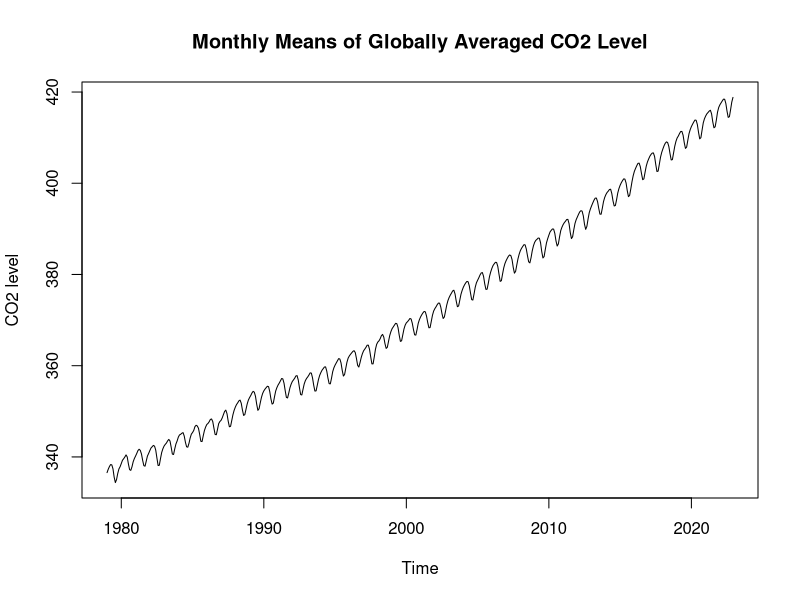
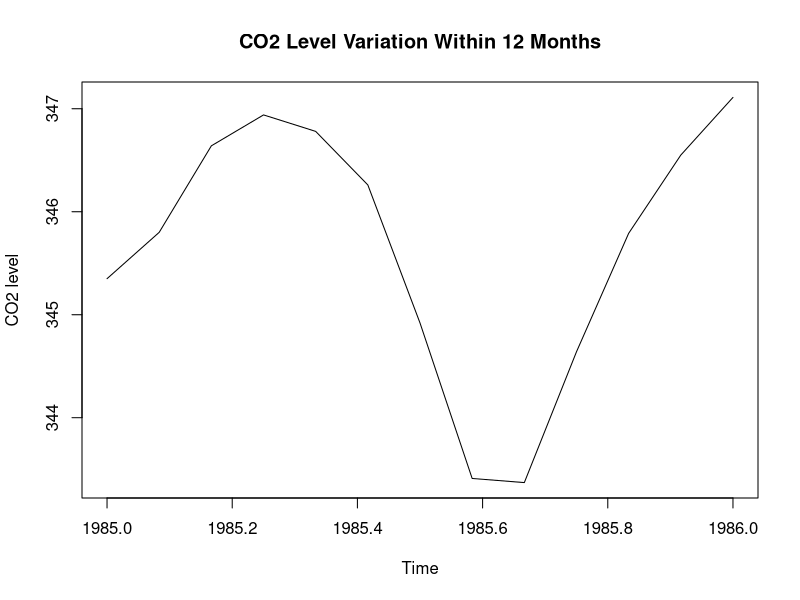
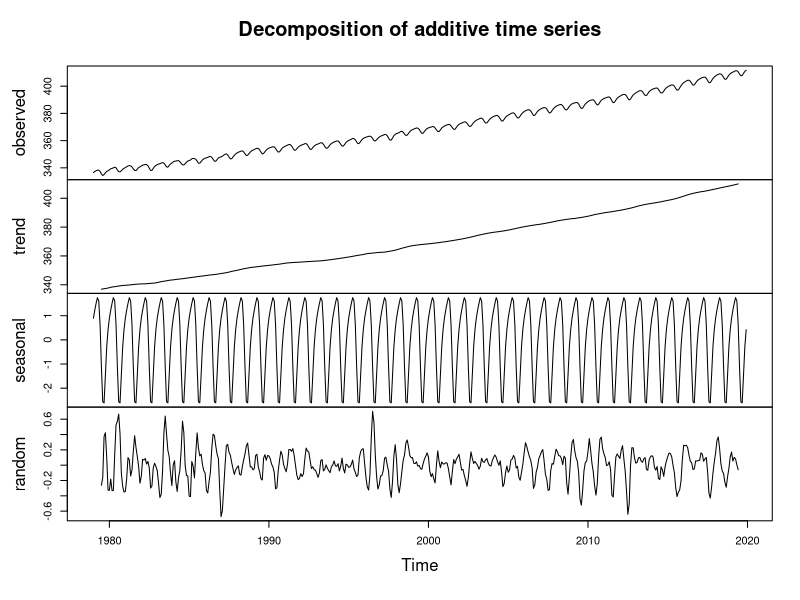
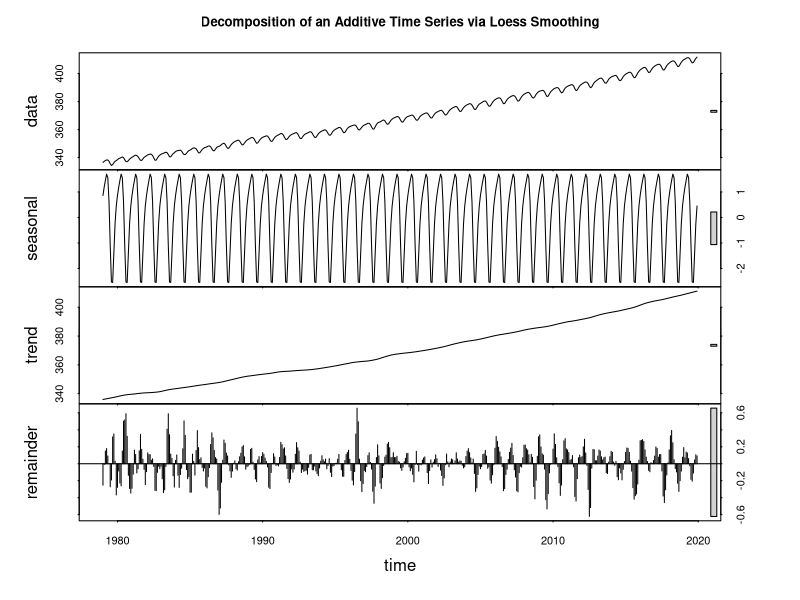
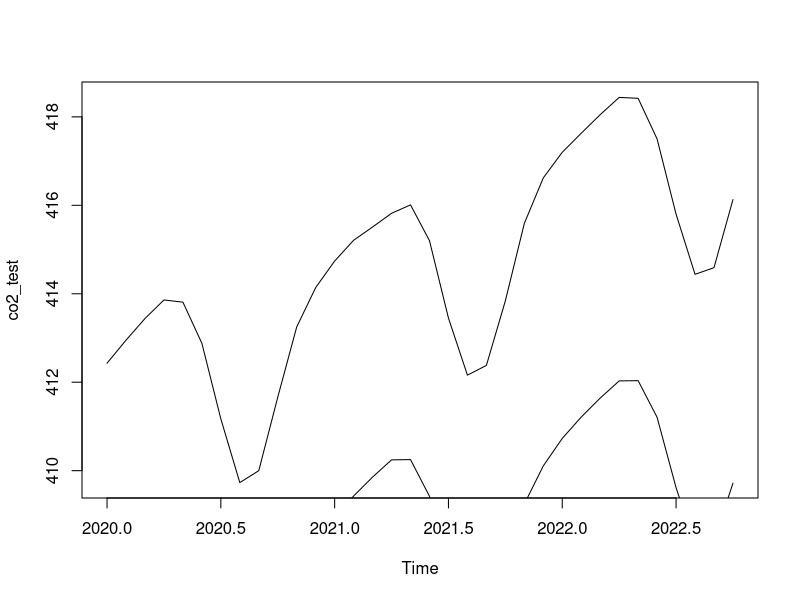

Generate these figures, in order, with R:
## ---- chunk 1
knitr::opts_chunk$set(echo = TRUE)
#if you do not have the package, type install.packages("name_of_the_package")
library(tidyverse)
library(knitr)
library(tseries)
library(zoo)
## ---- chunk 2
co2 <- read.csv("co2_mm_gl.csv", header = TRUE, skip = 55)
co2_ts <- ts(co2[,4], start = c(1979,1),frequency = 12)
plot(co2_ts,
     main = "Monthly Means of Globally Averaged CO2 Level",
     ylab = "CO2 level")
plot(window(co2_ts, start = c(1985,1),end = c(1986,1)),
     main = "CO2 Level Variation Within 12 Months",
     ylab = "CO2 level")
## ---- chunk 3
co2_train <- window(co2_ts,start = c(1979,1),end = c(2019,12),frequency = 12)
co2_test <- window(co2_ts, start = c(2020,1), end = c(2022,10), frequency = 12)

co2_train_decom <- decompose(co2_train, type = "additive")
plot(co2_train_decom)

co2_train_loess <- stl(co2_train,s.window = "periodic")
plot(co2_train_loess,
     main = "Decomposition of an Additive Time Series via Loess Smoothing")
## ---- chunk 4
# MA method
ma_trend <- co2_train_decom$trend
ma_seas <- co2_train_decom$seasonal
ma_error <- co2_train_decom$random
# Loess smoothing
loess_trend <- co2_train_loess$time.series[,"trend"]
loess_seas <- co2_train_loess$time.series[,"seasonal"]
loess_error <- co2_train_loess$time.series[,"remainder"]
# creating data frame
lm_data <- data.frame(ma_trend = ma_trend,
                      loess_trend = loess_trend,
                      time = c(1:length(co2_train)))
# Fitted Models
lm_ma <- lm(ma_trend~time, data = lm_data)
lm_loess <- lm(loess_trend~time, data = lm_data)
summary(lm_ma)
summary(lm_loess)
## ---- chunk 5
t_test <- data.frame(time = max(lm_data$time) + c(1:length(co2_test)))
ma_trend_pred <- predict(lm_ma, newdata = t_test)
loess_trend_pred <- predict(lm_loess, newdata = t_test)

# estimate seasonal effect 
seasonals <- tibble(ma_sea_hat = ma_seas,
                        loess_sea_hat = loess_seas,
                        season = rep(1:12,41)) %>%
  group_by(season) %>%
  summarise(shat_ma = mean(ma_sea_hat),
            shat_loess = mean(loess_sea_hat)) 


ma_pred <- ts(ma_trend_pred + ma_seas[1:12], 
              start = c(2020,1), 
              frequency = 12)
loess_pred <- ts(loess_trend_pred + loess_seas[1:12],
                 start = c(2020,1),
                 frequency = 12)
plot(co2_test)
lines(ma_pred)

#plot(co2_test, 
#     main = "Graphical Comparsion of Predictions to Testing Data",
#     ylab = "CO2 Level")
#line(x = ma_pred)
